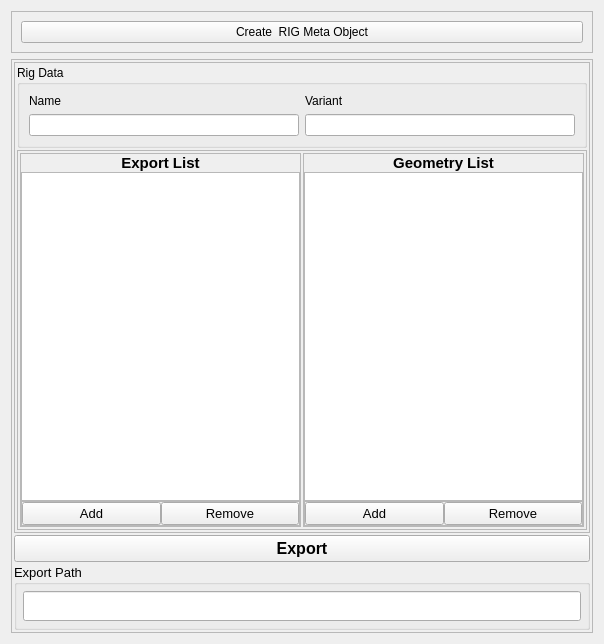
<?xml version="1.0" encoding="UTF-8"?>
<ui version="4.0">
 <class>Form</class>
 <widget class="QWidget" name="Form">
  <property name="geometry">
   <rect>
    <x>0</x>
    <y>0</y>
    <width>604</width>
    <height>644</height>
   </rect>
  </property>
  <property name="windowTitle">
   <string>Form</string>
  </property>
  <layout class="QVBoxLayout" name="verticalLayout_4">
   <item>
    <widget class="QFrame" name="create_rig_frame">
     <property name="frameShape">
      <enum>QFrame::StyledPanel</enum>
     </property>
     <property name="frameShadow">
      <enum>QFrame::Raised</enum>
     </property>
     <layout class="QVBoxLayout" name="verticalLayout_7">
      <item>
       <widget class="QPushButton" name="create_rigmeta_buttton">
        <property name="text">
         <string>Create  RIG Meta Object</string>
        </property>
       </widget>
      </item>
     </layout>
    </widget>
   </item>
   <item>
    <widget class="QFrame" name="export_frame">
     <property name="frameShape">
      <enum>QFrame::StyledPanel</enum>
     </property>
     <property name="frameShadow">
      <enum>QFrame::Raised</enum>
     </property>
     <layout class="QVBoxLayout" name="verticalLayout_6">
      <property name="spacing">
       <number>2</number>
      </property>
      <property name="margin">
       <number>2</number>
      </property>
      <item>
       <widget class="QFrame" name="frame_2">
        <property name="frameShape">
         <enum>QFrame::StyledPanel</enum>
        </property>
        <property name="frameShadow">
         <enum>QFrame::Raised</enum>
        </property>
        <layout class="QVBoxLayout" name="verticalLayout_5">
         <property name="spacing">
          <number>2</number>
         </property>
         <property name="margin">
          <number>2</number>
         </property>
         <item>
          <widget class="QGroupBox" name="groupBox">
           <property name="title">
            <string>Rig Data</string>
           </property>
           <layout class="QVBoxLayout" name="verticalLayout">
            <item>
             <layout class="QGridLayout" name="gridLayout_2">
              <item row="0" column="1">
               <widget class="QLabel" name="label_5">
                <property name="text">
                 <string>Variant</string>
                </property>
               </widget>
              </item>
              <item row="1" column="0">
               <widget class="QLineEdit" name="rig_name_lineedit"/>
              </item>
              <item row="0" column="0">
               <widget class="QLabel" name="label_6">
                <property name="text">
                 <string>Name</string>
                </property>
               </widget>
              </item>
              <item row="1" column="1">
               <widget class="QLineEdit" name="rig_variant_lineedit"/>
              </item>
             </layout>
            </item>
           </layout>
          </widget>
         </item>
         <item>
          <widget class="QFrame" name="main_frame">
           <property name="frameShape">
            <enum>QFrame::StyledPanel</enum>
           </property>
           <property name="frameShadow">
            <enum>QFrame::Raised</enum>
           </property>
           <layout class="QHBoxLayout" name="horizontalLayout_2">
            <property name="spacing">
             <number>2</number>
            </property>
            <property name="margin">
             <number>2</number>
            </property>
            <item>
             <widget class="QFrame" name="skelMesh_frame">
              <property name="frameShape">
               <enum>QFrame::StyledPanel</enum>
              </property>
              <property name="frameShadow">
               <enum>QFrame::Raised</enum>
              </property>
              <property name="lineWidth">
               <number>0</number>
              </property>
              <layout class="QVBoxLayout" name="verticalLayout_3">
               <property name="spacing">
                <number>0</number>
               </property>
               <property name="margin">
                <number>0</number>
               </property>
               <item>
                <widget class="QLabel" name="label_2">
                 <property name="font">
                  <font>
                   <pointsize>11</pointsize>
                   <weight>75</weight>
                   <bold>true</bold>
                  </font>
                 </property>
                 <property name="frameShadow">
                  <enum>QFrame::Sunken</enum>
                 </property>
                 <property name="text">
                  <string>Export List</string>
                 </property>
                 <property name="alignment">
                  <set>Qt::AlignCenter</set>
                 </property>
                </widget>
               </item>
               <item>
                <widget class="QListWidget" name="skelmesh_listwidget">
                 <property name="font">
                  <font>
                   <pointsize>12</pointsize>
                   <weight>75</weight>
                   <bold>true</bold>
                  </font>
                 </property>
                 <property name="selectionMode">
                  <enum>QAbstractItemView::ExtendedSelection</enum>
                 </property>
                </widget>
               </item>
               <item>
                <widget class="QFrame" name="frame_5">
                 <property name="frameShape">
                  <enum>QFrame::StyledPanel</enum>
                 </property>
                 <property name="frameShadow">
                  <enum>QFrame::Sunken</enum>
                 </property>
                 <property name="lineWidth">
                  <number>0</number>
                 </property>
                 <layout class="QHBoxLayout" name="horizontalLayout_3">
                  <property name="spacing">
                   <number>0</number>
                  </property>
                  <property name="margin">
                   <number>0</number>
                  </property>
                  <item>
                   <widget class="QPushButton" name="add_export_button">
                    <property name="sizePolicy">
                     <sizepolicy hsizetype="Minimum" vsizetype="Preferred">
                      <horstretch>0</horstretch>
                      <verstretch>0</verstretch>
                     </sizepolicy>
                    </property>
                    <property name="font">
                     <font>
                      <pointsize>10</pointsize>
                      <weight>50</weight>
                      <bold>false</bold>
                     </font>
                    </property>
                    <property name="text">
                     <string>Add</string>
                    </property>
                   </widget>
                  </item>
                  <item>
                   <widget class="QPushButton" name="remove_export_button">
                    <property name="minimumSize">
                     <size>
                      <width>0</width>
                      <height>20</height>
                     </size>
                    </property>
                    <property name="font">
                     <font>
                      <pointsize>10</pointsize>
                      <weight>50</weight>
                      <bold>false</bold>
                     </font>
                    </property>
                    <property name="text">
                     <string>Remove</string>
                    </property>
                   </widget>
                  </item>
                 </layout>
                </widget>
               </item>
              </layout>
             </widget>
            </item>
            <item>
             <widget class="QFrame" name="geo_frame">
              <property name="frameShape">
               <enum>QFrame::StyledPanel</enum>
              </property>
              <property name="frameShadow">
               <enum>QFrame::Raised</enum>
              </property>
              <layout class="QVBoxLayout" name="verticalLayout_2">
               <property name="spacing">
                <number>0</number>
               </property>
               <property name="margin">
                <number>0</number>
               </property>
               <item>
                <widget class="QLabel" name="label_3">
                 <property name="font">
                  <font>
                   <pointsize>11</pointsize>
                   <weight>75</weight>
                   <bold>true</bold>
                  </font>
                 </property>
                 <property name="text">
                  <string>Geometry List</string>
                 </property>
                 <property name="alignment">
                  <set>Qt::AlignCenter</set>
                 </property>
                </widget>
               </item>
               <item>
                <widget class="QListWidget" name="geometry_listwidget">
                 <property name="font">
                  <font>
                   <pointsize>12</pointsize>
                   <weight>50</weight>
                   <italic>true</italic>
                   <bold>false</bold>
                  </font>
                 </property>
                 <property name="selectionMode">
                  <enum>QAbstractItemView::ContiguousSelection</enum>
                 </property>
                </widget>
               </item>
               <item>
                <widget class="QFrame" name="frame_6">
                 <property name="frameShape">
                  <enum>QFrame::StyledPanel</enum>
                 </property>
                 <property name="frameShadow">
                  <enum>QFrame::Sunken</enum>
                 </property>
                 <layout class="QHBoxLayout" name="horizontalLayout_4">
                  <property name="spacing">
                   <number>0</number>
                  </property>
                  <property name="margin">
                   <number>0</number>
                  </property>
                  <item>
                   <widget class="QPushButton" name="add_geo_button">
                    <property name="font">
                     <font>
                      <pointsize>10</pointsize>
                      <weight>50</weight>
                      <bold>false</bold>
                     </font>
                    </property>
                    <property name="text">
                     <string>Add</string>
                    </property>
                   </widget>
                  </item>
                  <item>
                   <widget class="QPushButton" name="remove_geo_button">
                    <property name="font">
                     <font>
                      <pointsize>10</pointsize>
                      <weight>50</weight>
                      <bold>false</bold>
                     </font>
                    </property>
                    <property name="text">
                     <string>Remove</string>
                    </property>
                   </widget>
                  </item>
                 </layout>
                </widget>
               </item>
              </layout>
             </widget>
            </item>
           </layout>
          </widget>
         </item>
        </layout>
       </widget>
      </item>
      <item>
       <widget class="QPushButton" name="export_button">
        <property name="font">
         <font>
          <pointsize>12</pointsize>
          <weight>75</weight>
          <bold>true</bold>
         </font>
        </property>
        <property name="text">
         <string>Export</string>
        </property>
       </widget>
      </item>
      <item>
       <widget class="QGroupBox" name="groupBox_2">
        <property name="minimumSize">
         <size>
          <width>0</width>
          <height>50</height>
         </size>
        </property>
        <property name="font">
         <font>
          <pointsize>10</pointsize>
          <weight>50</weight>
          <bold>false</bold>
         </font>
        </property>
        <property name="title">
         <string>Export Path</string>
        </property>
        <layout class="QHBoxLayout" name="horizontalLayout_7">
         <property name="spacing">
          <number>3</number>
         </property>
         <property name="margin">
          <number>6</number>
         </property>
         <item>
          <widget class="QLineEdit" name="export_path_lineedit">
           <property name="minimumSize">
            <size>
             <width>0</width>
             <height>30</height>
            </size>
           </property>
          </widget>
         </item>
        </layout>
       </widget>
      </item>
     </layout>
    </widget>
   </item>
  </layout>
 </widget>
 <resources/>
 <connections/>
</ui>
